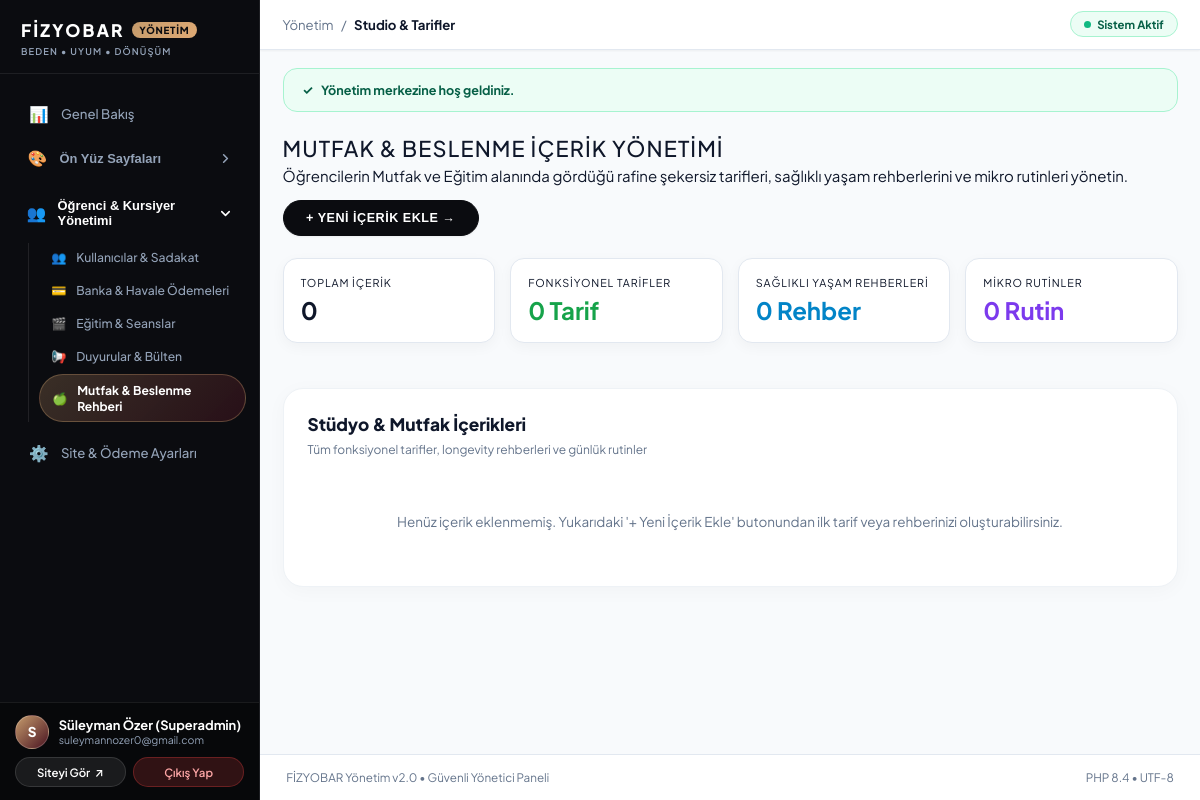
Before: /en/xpanel/nutrition (signed in) with the older database file.
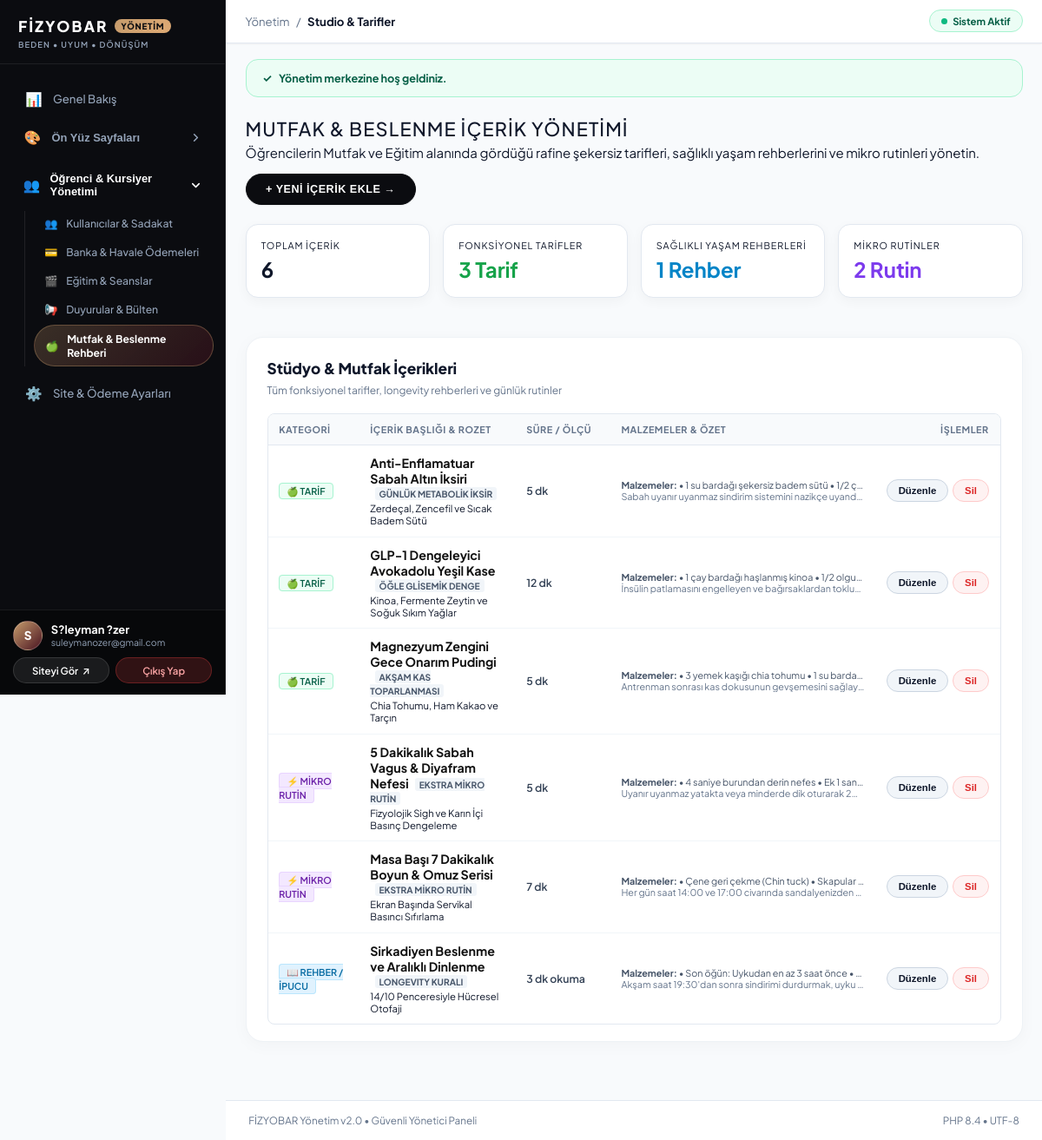
After: the same page with the newer database file.
### tables this page shows
CREATE TABLE `users` (
  `id` int(10) unsigned NOT NULL AUTO_INCREMENT,
  `full_name` varchar(150) NOT NULL,
  `email` varchar(191) NOT NULL,
  `phone` varchar(50) DEFAULT NULL,
  `password_hash` varchar(255) NOT NULL,
  `role` enum('admin','student') NOT NULL DEFAULT 'student',
  `status` enum('active','inactive','suspended') NOT NULL DEFAULT 'active',
  `created_at` datetime NOT NULL DEFAULT current_timestamp(),
  `updated_at` datetime NOT NULL DEFAULT current_timestamp() ON UPDATE current_timestamp(),
  PRIMARY KEY (`id`),
  UNIQUE KEY `email` (`email`)
);

CREATE TABLE `movement_nutrition` (
  `id` int(10) unsigned NOT NULL AUTO_INCREMENT,
  `category` varchar(50) NOT NULL DEFAULT 'recipe',
  `title` varchar(255) NOT NULL,
  `subtitle` varchar(255) DEFAULT NULL,
  `badge` varchar(100) DEFAULT NULL,
  `time_needed` varchar(50) DEFAULT NULL,
  `content` text NOT NULL,
  `ingredients` text DEFAULT NULL,
  `image_url` varchar(255) DEFAULT NULL,
  `sort_order` int(11) NOT NULL DEFAULT 0,
  `created_at` datetime NOT NULL DEFAULT current_timestamp(),
  PRIMARY KEY (`id`)
);

### app/Views/pages/xpanel/nutrition.php (the view, shortened to what the changed rows need)
<?php
require __DIR__ . '/layout_top.php';
$recipesCount = count(array_filter($items, fn($i) => $i['category'] === 'recipe'));
$guidesCount = count(array_filter($items, fn($i) => in_array($i['category'], ['guide', 'tip'], true)));
$routinesCount = count(array_filter($items, fn($i) => $i['category'] === 'routine'));
?>
<div style="display: flex; justify-content: space-between; align-items: center; margin-bottom: 1.5rem; flex-wrap: wrap; gap: 1rem;">
    <div>
        <h1 style="font-size: 1.45rem; font-weight: 500; color: var(--black); text-transform: uppercase; letter-spacing: 0.05em; margin: 0 0 0.25rem 0;">
            Mutfak &amp; Beslenme İçerik Yönetimi
        </h1>
        <p style="color: var(--text-muted); font-size: var(--font-sm); margin: 0;">
            Öğrencilerin Mutfak ve Eğitim alanında gördüğü rafine şekersiz tarifleri, sağlıklı yaşam rehberlerini ve mikro rutinleri yönetin.
        </p>
    </div>
    <button type="button" onclick="openNewNutritionModal()" class="xp-btn-pill-primary">
        + YENİ İÇERİK EKLE &rarr;
    </button>
</div>
<div style="display: grid; grid-template-columns: repeat(auto-fit, minmax(180px, 1fr)); gap: 1rem; margin-bottom: 1.5rem;">
    <div class="xpanel-card" style="padding: 1.15rem;">
        <span style="font-size: 0.72rem; text-transform: uppercase; letter-spacing: 0.08em; color: var(--text-muted); display: block; margin-bottom: 0.35rem;">Toplam İçerik</span>
        <strong style="font-size: 1.6rem; color: var(--black);"><?= count($items) ?></strong>
    </div>
    <div class="xpanel-card" style="padding: 1.15rem;">
        <span style="font-size: 0.72rem; text-transform: uppercase; letter-spacing: 0.08em; color: var(--text-muted); display: block; margin-bottom: 0.35rem;">Fonksiyonel Tarifler</span>
        <strong style="font-size: 1.6rem; color: #16a34a;"><?= $recipesCount ?> Tarif</strong>
    </div>
    <div class="xpanel-card" style="padding: 1.15rem;">
        <span style="font-size: 0.72rem; text-transform: uppercase; letter-spacing: 0.08em; color: var(--text-muted); display: block; margin-bottom: 0.35rem;">Sağlıklı Yaşam Rehberleri</span>
        <strong style="font-size: 1.6rem; color: #0284c7;"><?= $guidesCount ?> Rehber</strong>
    </div>
    <div class="xpanel-card" style="padding: 1.15rem;">
        <span style="font-size: 0.72rem; text-transform: uppercase; letter-spacing: 0.08em; color: var(--text-muted); display: block; margin-bottom: 0.35rem;">Mikro Rutinler</span>
        <strong style="font-size: 1.6rem; color: #7c3aed;"><?= $routinesCount ?> Rutin</strong>
    </div>
</div>
<div class="xp-table-card">
    <div class="xp-table-header-bar">
        <div>
            <h2 style="font-size: 1.15rem; font-weight: 800; color: #0f172a; margin: 0 0 0.2rem 0;">
                Stüdyo &amp; Mutfak İçerikleri
            </h2>
            <span style="font-size: 0.8rem; color: #64748b;">
                Tüm fonksiyonel tarifler, longevity rehberleri ve günlük rutinler
            </span>
        </div>
    </div>
    <?php if (empty($items)): ?>
        <p style="color: #64748b; font-size: 0.9rem; text-align: center; padding: 2.5rem 0;">
            Henüz içerik eklenmemiş. Yukarıdaki '+ Yeni İçerik Ekle' butonundan ilk tarif veya rehberinizi oluşturabilirsiniz.
        </p>
    <?php else: ?>
        <div class="xpanel-table-wrap">
            <table class="xpanel-table">
                <thead>
                    <tr>
                        <th style="width: 130px;">Kategori</th>
                        <th style="min-width: 180px;">İçerik Başlığı &amp; Rozet</th>
                        <th style="width: 120px;">Süre / Ölçü</th>
                        <th style="min-width: 220px;">Malzemeler &amp; Özet</th>
                        <th style="text-align: right; width: 120px;">İşlemler</th>
                    </tr>
                </thead>
                <tbody>
                    <?php foreach ($items as $item): ?>
                        <tr>
                            <td>
                                <?php if ($item['category'] === 'recipe'): ?>
                                    <span style="background: #ecfdf5; color: #065f46; border: 1px solid #a7f3d0; padding: 2px 8px; border-radius: 4px; font-size: 0.72rem; font-weight: 600;">
                                        🍏 TARİF
                                    </span>
                                <?php elseif (in_array($item['category'], ['guide', 'tip'], true)): ?>
                                    <span style="background: #e0f2fe; color: #0369a1; border: 1px solid #bae6fd; padding: 2px 8px; border-radius: 4px; font-size: 0.72rem; font-weight: 600;">
                                        📖 REHBER / İPUCU
                                    </span>
                                <?php else: ?>
                                    <span style="background: #f3e8ff; color: #6b21a8; border: 1px solid #e9d5ff; padding: 2px 8px; border-radius: 4px; font-size: 0.72rem; font-weight: 600;">
                                        ⚡ MİKRO RUTİN
                                    </span>
                                <?php endif; ?>
                            </td>
                            <td>
                                <strong style="font-size: 0.95rem; color: #111;"><?= e($item['title']) ?></strong>
                                <?php if (!empty($item['badge'])): ?>
                                    <span style="font-size: 0.68rem; background: #f1f5f9; color: #475569; padding: 1px 5px; border-radius: 3px; font-weight: 700; margin-left: 0.35rem;">
                                        <?= e($item['badge']) ?>
                                    </span>
                                <?php endif; ?>
                                <?php if (!empty($item['subtitle'])): ?>
                                    <div style="font-size: 0.75rem; color: var(--text-muted); margin-top: 2px;">
                                        <?= e($item['subtitle']) ?>
                                    </div>
                                <?php endif; ?>
                            </td>
                            <td>
                                <span style="font-size: 0.82rem; font-weight: 600; color: #334155;">
                                    <?= e($item['time_needed'] ?: '-') ?>
                                </span>
                            </td>
                            <td>
                                <?php if (!empty($item['ingredients'])): ?>
                                    <div style="font-size: 0.72rem; color: #475569; max-width: 280px; white-space: nowrap; overflow: hidden; text-overflow: ellipsis;">
                                        <strong>Malzemeler:</strong> <?= e($item['ingredients']) ?>
                                    </div>
                                <?php endif; ?>
                                <div style="font-size: 0.72rem; color: #64748b; max-width: 280px; white-space: nowrap; overflow: hidden; text-overflow: ellipsis;">
                                    <?= e($item['content']) ?>
                                </div>
                            </td>
                            <td style="text-align: right;">
                                <div style="display: inline-flex; gap: 0.35rem; align-items: center; justify-content: flex-end;">
                                    <button type="button"
                                            class="xp-btn-action-pill xp-btn-action-edit"
                                            onclick='openEditNutritionModal(<?= json_encode($item, JSON_HEX_TAG | JSON_HEX_APOS | JSON_HEX_QUOT | JSON_HEX_AMP) ?>)'>
                                        Düzenle
                                    </button>
                                    <form action="<?= url('/xpanel/nutrition/delete') ?>" method="POST" onsubmit="return confirm('<?= e(addslashes($item['title'])) ?> içeriğini silmek istediğinize emin misiniz?');" style="display:inline; margin: 0;">
                                        <button type="submit" class="xp-btn-action-pill xp-btn-action-danger">Sil</button>
                                    </form>
                                </div>
                            </td>
                        </tr>
                    <?php endforeach; ?>
                </tbody>
            </table>
        </div>
    <?php endif; ?>
</div>
<?php require __DIR__ . '/layout_bottom.php'; ?>

### app/Views/pages/xpanel/layout_top.php (shortened to what the changed rows need)
<?php
$currentUri = \Core\Router::getCurrentUri();
$adminUser = \Core\Auth::user();
$isPagesRoute = str_contains($currentUri, 'pages');
?>
<!DOCTYPE html>
<html lang="tr" dir="ltr" class="xp-html">
<head>
    <link rel="stylesheet" href="<?= asset('assets/css/xpanel.css') ?>?v=<?= time() ?>">
</head>
<body class="xp-body">
    <aside class="xp-sidebar" id="xpSidebar">
        <div class="xp-sidebar-brand">
            <a href="<?= url('/xpanel') ?>" class="xp-brand-link">
                <h1 class="xp-brand-title">
                    FİZYOBAR
                    <span class="xp-brand-tag">YÖNETİM</span>
                </h1>
                <span class="xp-brand-motto">BEDEN &bull; UYUM &bull; DÖNÜŞÜM</span>
            </a>
        </div>
<?php
$isCrmRoute = str_contains($currentUri, 'users') || str_contains($currentUri, 'enrollments') || str_contains($currentUri, 'courses') || str_contains($currentUri, 'announcements') || str_contains($currentUri, 'nutrition');
?>
        <div class="xp-sidebar-nav-scroll">
            <nav class="xp-nav-section">
                <a href="<?= url('/xpanel') ?>" class="xp-nav-link <?= ($currentUri === '/xpanel' || $currentUri === '/tr/xpanel') && !$isPagesRoute ? 'active' : '' ?>">
                    <span class="xp-nav-left">
                        <span class="xp-nav-icon">📊</span>
                        <span>Genel Bakış</span>
                    </span>
                </a>
                <div class="xp-nav-group <?= $isPagesRoute ? 'is-open' : '' ?>" id="navGroupPages">
                    <button type="button" class="xp-nav-group-header" onclick="toggleNavGroup('navGroupPages')">
                        <span class="xp-nav-group-title">
                            <span class="xp-nav-icon">🎨</span>
                            <span>Ön Yüz Sayfaları</span>
                        </span>
                        <svg class="xp-nav-group-chevron" width="15" height="15" viewBox="0 0 24 24" fill="none" stroke="currentColor" stroke-width="2.5" stroke-linecap="round" stroke-linejoin="round">
                            <polyline points="6 9 12 15 18 9"></polyline>
                        </svg>
                    </button>
                </div>
                <div class="xp-nav-group <?= $isCrmRoute ? 'is-open' : '' ?>" id="navGroupCrm">
                    <button type="button" class="xp-nav-group-header" onclick="toggleNavGroup('navGroupCrm')">
                        <span class="xp-nav-group-title">
                            <span class="xp-nav-icon">👥</span>
                            <span>Öğrenci &amp; Kursiyer Yönetimi</span>
                        </span>
                        <svg class="xp-nav-group-chevron" width="15" height="15" viewBox="0 0 24 24" fill="none" stroke="currentColor" stroke-width="2.5" stroke-linecap="round" stroke-linejoin="round">
                            <polyline points="6 9 12 15 18 9"></polyline>
                        </svg>
                    </button>
                    <div class="xp-nav-group-items">
                        <a href="<?= url('/xpanel/users') ?>" class="xp-nav-sub-link <?= str_contains($currentUri, 'users') ? 'active' : '' ?>">
                            <span>👥</span>
                            <span>Kullanıcılar &amp; Sadakat</span>
                        </a>
                        <a href="<?= url('/xpanel/enrollments') ?>" class="xp-nav-sub-link <?= str_contains($currentUri, 'enrollments') ? 'active' : '' ?>">
                            <span>💳</span>
                            <span>Banka &amp; Havale Ödemeleri</span>
                        </a>
                        <a href="<?= url('/xpanel/courses') ?>" class="xp-nav-sub-link <?= str_contains($currentUri, 'courses') ? 'active' : '' ?>">
                            <span>🎬</span>
                            <span>Eğitim &amp; Seanslar</span>
                        </a>
                        <a href="<?= url('/xpanel/announcements') ?>" class="xp-nav-sub-link <?= str_contains($currentUri, 'announcements') ? 'active' : '' ?>">
                            <span>📢</span>
                            <span>Duyurular &amp; Bülten</span>
                        </a>
                        <a href="<?= url('/xpanel/nutrition') ?>" class="xp-nav-sub-link <?= str_contains($currentUri, 'nutrition') ? 'active' : '' ?>">
                            <span>🍏</span>
                            <span>Mutfak &amp; Beslenme Rehberi</span>
                        </a>
                    </div>
                </div>
                <a href="<?= url('/xpanel/settings') ?>" class="xp-nav-link <?= str_contains($currentUri, 'settings') ? 'active' : '' ?>">
                    <span class="xp-nav-left">
                        <span class="xp-nav-icon">⚙️</span>
                        <span>Site &amp; Ödeme Ayarları</span>
                    </span>
                </a>
            </nav>
        </div>
        <div class="xp-sidebar-footer">
            <div class="xp-user-card">
                <div class="xp-user-avatar">
                    <?= mb_substr($adminUser['full_name'] ?? 'S', 0, 1) ?>
                </div>
                <div class="xp-user-meta">
                    <div class="xp-user-name"><?= e($adminUser['full_name'] ?? 'Süper Yönetici') ?></div>
                    <div class="xp-user-role"><?= e($adminUser['email'] ?? 'Yönetici') ?></div>
                </div>
            </div>
            <div class="xp-footer-actions">
                <a href="<?= url('/') ?>" target="_blank" class="xp-btn-side-site" title="Site ön yüzünü yeni sekmede aç">
                    <span>Siteyi Gör</span>
                    <span>↗</span>
                </a>
                <a href="<?= url('/xpanel/logout') ?>" class="xp-btn-side-logout">
                    <span>Çıkış Yap</span>
                </a>
            </div>
        </div>
    </aside>
    <div class="xp-main-wrapper">
        <header class="xp-top-bar">
            <div class="xp-top-bar-left">
                <div class="xp-breadcrumb">
                    <span>Yönetim</span>
                    <span>/</span>
                    <strong><?= e($metaTitle ?? 'Kontrol Paneli') ?></strong>
                </div>
            </div>
            <div style="display: flex; align-items: center; gap: 0.75rem;">
                <div class="xp-top-status-badge">
                    <span class="xp-status-dot"></span>
                    <span>Sistem Aktif</span>
                </div>
            </div>
        </header>
        <main class="xp-content-area">
            <?php if (!empty($flash)): ?>
                <div style="background-color: var(--xp-emerald-light); border: 1px solid #a7f3d0; color: #065f46; padding: 0.85rem 1.25rem; border-radius: var(--xp-radius-md); margin-bottom: 1.5rem; font-size: 0.84rem; font-weight: 700; display: flex; align-items: center; gap: 0.5rem;">
                    <span>✓</span>
                    <span><?= e($flash) ?></span>
                </div>
            <?php endif; ?>

Changed rows visible on the page:
removed users: full_name "S", full_name "Süleyman Özer (Superadmin)", email "suleymannozer0@gmail.com"
added users: full_name "S", full_name "S?leyman ?zer", email "suleymanozer@gmail.com"
added movement_nutrition: category "🍏 TARİF", title "Anti-Enflamatuar Sabah Altın İksiri", badge "GÜNLÜK METABOLİK İKSİR", subtitle "Zerdeçal, Zencefil ve Sıcak Badem Sütü", time_needed "5 dk", ingredients "• 1 su bardağı şekersiz badem sütü • 1/2 ç…", content "Sabah uyanır uyanmaz sindirim sistemini nazikçe uyand…"
added movement_nutrition: category "🍏 TARİF", title "GLP-1 Dengeleyici Avokadolu Yeşil Kase", badge "ÖĞLE GLİSEMİK DENGE", subtitle "Kinoa, Fermente Zeytin ve Soğuk Sıkım Yağlar", time_needed "12 dk", ingredients "• 1 çay bardağı haşlanmış kinoa • 1/2 olgu…", content "İnsülin patlamasını engelleyen ve bağırsaklardan toklu…"
added movement_nutrition: category "🍏 TARİF", title "Magnezyum Zengini Gece Onarım Pudingi", badge "AKŞAM KAS TOPARLANMASI", subtitle "Chia Tohumu, Ham Kakao ve Tarçın", time_needed "5 dk", ingredients "• 3 yemek kaşığı chia tohumu • 1 su barda…", content "Antrenman sonrası kas dokusunun gevşemesini sağlay…"
added movement_nutrition: category "⚡ MİKRO RUTİN", title "5 Dakikalık Sabah Vagus & Diyafram Nefesi", badge "EKSTRA MİKRO RUTİN", subtitle "Fizyolojik Sigh ve Karın İçi Basınç Dengeleme", time_needed "5 dk", ingredients "• 4 saniye burundan derin nefes • Ek 1 san…", content "Uyanır uyanmaz yatakta veya minderde dik oturarak 2…"
added movement_nutrition: category "⚡ MİKRO RUTİN", title "Masa Başı 7 Dakikalık Boyun & Omuz Serisi", badge "EKSTRA MİKRO RUTİN", subtitle "Ekran Başında Servikal Basıncı Sıfırlama", time_needed "7 dk", ingredients "• Çene geri çekme (Chin tuck) • Skapular…", content "Her gün saat 14:00 ve 17:00 civarında sandalyenizden…"
added movement_nutrition: category "📖 REHBER / İPUCU", title "Sirkadiyen Beslenme ve Aralıklı Dinlenme", badge "LONGEVITY KURALI", subtitle "14/10 Penceresiyle Hücresel Otofaji", time_needed "3 dk okuma", ingredients "• Son öğün: Uykudan en az 3 saat önce •…", content "Akşam saat 19:30'dan sonra sindirimi durdurmak, uyku…"
Other visible differences:
count($items): "0" → "6"
$recipesCount: "0" → "3"
$guidesCount: "0" → "1"
$routinesCount: "0" → "2"
text no longer shown: "Henüz içerik eklenmemiş. Yukarıdaki '+ Yeni İçerik Ekle' butonundan ilk tarif veya rehberinizi oluşturabilirsiniz."
text now shown: "KATEGORI İÇERIK BAŞLIĞI & ROZET SÜRE / ÖLÇÜ MALZEMELER & ÖZET İŞLEMLER"
